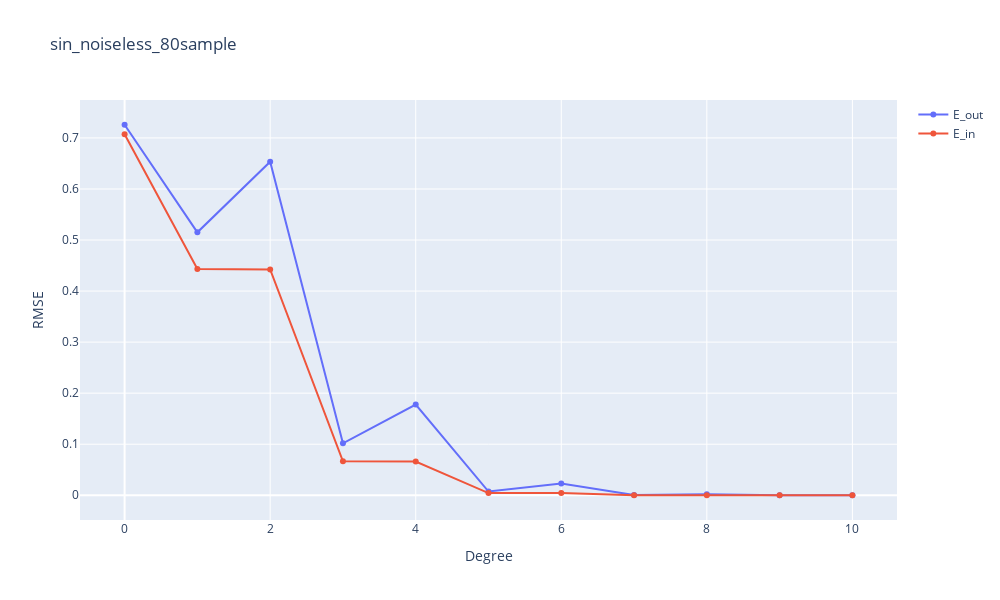

The notebook cell saved with this chart:
### Code cell
filenames = "sin_noiseless_80sample.csv"
df = pd.read_csv("data/sin experiment/"+ filenames)

E = {"E_out":[] , "E_in":[]}
for degree in range(0, MAX_DEGREE+1):
    #CrossValidation
    E["E_out"].append(cross_validation(df[["x"]], df["y"], FOLDS, degree))
    #TrainingData
    w = np.polyfit(df[["x"]].values.flatten() , np.array(df["y"]) , degree )
    E["E_in"].append(CalculateMSE(df[["x"]].values.flatten(),np.array(df["y"]),w)**(1/2))
    
    #print(f'Degree = {degree} | E_out = {E["E_out"][degree]} ; E_in = {E["E_in"][degree]}')
#print(type(E["E_out"]))
E_LineScatterPlot(E["E_in"] , E["E_out"] , list(range(0,MAX_DEGREE+1)) , filenames[:-4])

### Figure 1 — Plotly figure (JSON) as saved in the notebook; plotly's stock layout.template omitted (floating-point values rounded to 4 significant figures)
{"data": [{"name": "E_out", "type": "scatter", "x": [0, 1, 2, 3, 4, 5, 6, 7, 8, 9, 10], "y": [0.7258, 0.5151, 0.6534, 0.1017, 0.1775, 0.00729, 0.0229, 0.0004783, 0.001997, 4.048e-05, 0.0001164]}, {"name": "E_in", "type": "scatter", "x": [0, 1, 2, 3, 4, 5, 6, 7, 8, 9, 10], "y": [0.7071, 0.4431, 0.4423, 0.06642, 0.06598, 0.004314, 0.004255, 0.0001569, 0.0001532, 3.646e-06, 3.518e-06]}], "layout": {"height": 600, "showlegend": true, "title": {"text": "sin_noiseless_80sample"}, "width": 1000, "xaxis": {"title": {"text": "Degree"}}, "yaxis": {"title": {"text": "RMSE"}}}}
